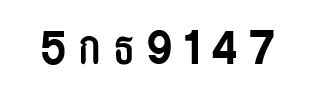
#> input picture OpenCV_3_KNN_Character_Recognition_Python-master/testplate.JPG, 311 x 96 px
$ python TrainAndTest.py   (older library calls are emulated)
#> lines starting #> are read from the running program, lines starting #| are printed output that depends on the picture; after the words box and inside, x2 and y2 are one past the last pixel; in counts of white or black regions, pixels touching at a corner belong together
# TrainAndTest.py
import cv2
import numpy as np
import operator
import os

# module level variables ##########################################################################
MIN_CONTOUR_AREA = 100

RESIZED_IMAGE_WIDTH = 20
RESIZED_IMAGE_HEIGHT = 30

###################################################################################################
class ContourWithData():

    # member variables ############################################################################
    npaContour = None           # contour
    boundingRect = None         # bounding rect for contour
    intRectX = 0                # bounding rect top left corner x location
    intRectY = 0                # bounding rect top left corner y location
    intRectWidth = 0            # bounding rect width
    intRectHeight = 0           # bounding rect height
    fltArea = 0.0               # area of contour

    def calculateRectTopLeftPointAndWidthAndHeight(self):               # calculate bounding rect info
        [intX, intY, intWidth, intHeight] = self.boundingRect
        self.intRectX = intX
        self.intRectY = intY
        self.intRectWidth = intWidth
        self.intRectHeight = intHeight

    def checkIfContourIsValid(self):                            # this is oversimplified, for a production grade program
        if self.fltArea < MIN_CONTOUR_AREA: return False        # much better validity checking would be necessary
        return True

###################################################################################################
def main():
    allContoursWithData = []                # declare empty lists,
    validContoursWithData = []              # we will fill these shortly

    try:
        npaClassifications = np.loadtxt("./classifications.txt", np.float32)                  # read in training classifications
    except:
        print ("error, unable to open classifications.txt, exiting program\n")
        os.system("pause")
        return
    # end try

    try:
        npaFlattenedImages = np.loadtxt("./flattened_images.txt", np.float32)                 # read in training images
    except:
        print ("error, unable to open flattened_images.txt, exiting program\n")
        os.system("pause")
        return
    # end try

    npaClassifications = npaClassifications.reshape((npaClassifications.size, 1))       # reshape numpy array to 1d, necessary to pass to call to train

    kNearest = cv2.ml.KNearest_create()                   # instantiate KNN object

    kNearest.train(npaFlattenedImages, cv2.ml.ROW_SAMPLE, npaClassifications)

    imgTestingNumbers = cv2.imread("./testplate.JPG")          # read in testing numbers image
#> imgTestingNumbers is the input picture: shape (96, 311, 3); min 0, max 255, mean 233.1


    if imgTestingNumbers is None:                           # if image was not read successfully
        print ("error: image not read from file \n\n")        # print error message to std out
        os.system("pause")                                  # pause so user can see error message
        return                                              # and exit function (which exits program)
    # end if

    imgGray = cv2.cvtColor(imgTestingNumbers, cv2.COLOR_BGR2GRAY)       # get grayscale image
    imgBlurred = cv2.GaussianBlur(imgGray, (5,5), 0)                    # blur
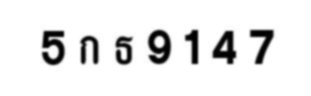
#> imgBlurred: shape (96, 311); min 0, max 255, mean 233.1

                                                        # filter image from grayscale to black and white
    imgThresh = cv2.adaptiveThreshold(imgBlurred,                           # input image
                                      255,                                  # make pixels that pass the threshold full white
                                      cv2.ADAPTIVE_THRESH_GAUSSIAN_C,       # use gaussian rather than mean, seems to give better results
                                      cv2.THRESH_BINARY_INV,                # invert so foreground will be white, background will be black
                                      11,                                   # size of a pixel neighborhood used to calculate threshold value
                                      2)                                    # constant subtracted from the mean or weighted mean
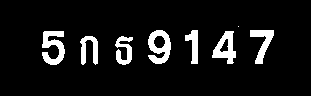
#> imgThresh: shape (96, 311); 8.5% white; 8 white regions (1 under 20 px)

    imgThreshCopy = imgThresh.copy()        # make a copy of the thresh image, this in necessary b/c findContours modifies the image

    imgContours, npaContours, npaHierarchy = cv2.findContours(imgThreshCopy,             # input image, make sure to use a copy since the function will modify this image in the course of finding contours
                                                 cv2.RETR_EXTERNAL,         # retrieve the outermost contours only
                                                 cv2.CHAIN_APPROX_SIMPLE)   # compress horizontal, vertical, and diagonal segments and leave only their end points
#> npaContours = 8 contours, 1 with area under 20; largest, box (x1, y1, x2, y2) and area: (148, 30, 171, 64) 522, (212, 31, 236, 64) 424, (42, 31, 65, 65) 386, (250, 30, 274, 64) 300, (80, 36, 98, 65) 230, (115, 36, 133, 65) 224, (185, 30, 198, 64) 207; npaHierarchy = [[1, -1, -1, -1], [2, 0, -1, -1], [3, 1, -1, -1], [4, 2, -1, -1], [5, 3, -1, -1], [6, 4, -1, -1], [7, 5, -1, -1], [-1, 6, -1, -1]]

    for npaContour in npaContours:                             # for each contour
        contourWithData = ContourWithData()                                             # instantiate a contour with data object
        contourWithData.npaContour = npaContour                                         # assign contour to contour with data
        contourWithData.boundingRect = cv2.boundingRect(contourWithData.npaContour)     # get the bounding rect
        contourWithData.calculateRectTopLeftPointAndWidthAndHeight()                    # get bounding rect info
        contourWithData.fltArea = cv2.contourArea(contourWithData.npaContour)           # calculate the contour area
        allContoursWithData.append(contourWithData)                                     # add contour with data object to list of all contours with data
#> this loop made 8 passes
#> (intX in calculateRectTopLeftPointAndWidthAndHeight, intY in calculateRectTopLeftPointAndWidthAndHeight, intWidth in calculateRectTopLeftPointAndWidthAndHeight, intHeight in calculateRectTopLeftPointAndWidthAndHeight) on passes 1 to 7: (115, 36, 18, 29), (80, 36, 18, 29), (212, 31, 24, 33), (42, 31, 23, 34), (250, 30, 24, 34), (185, 30, 13, 34), (148, 30, 23, 34)
#> after the loop, allContoursWithData = 8 items
    # end for

    for contourWithData in allContoursWithData:                 # for all contours
        if contourWithData.checkIfContourIsValid():             # check if valid
            validContoursWithData.append(contourWithData)       # if so, append to valid contour list
#> this loop made 8 passes
#> after the loop, validContoursWithData = 7 items
        # end if
    # end for

    validContoursWithData.sort(key = operator.attrgetter("intRectX"))         # sort contours from left to right

    strFinalString = ""         # declare final string, this will have the final number sequence by the end of the program

    for contourWithData in validContoursWithData:            # for each contour
                                                # draw a green rect around the current char
        cv2.rectangle(imgTestingNumbers,                                        # draw rectangle on original testing image
                      (contourWithData.intRectX, contourWithData.intRectY),     # upper left corner
                      (contourWithData.intRectX + contourWithData.intRectWidth, contourWithData.intRectY + contourWithData.intRectHeight),      # lower right corner
                      (0, 255, 0),              # green
                      2)                        # thickness

        imgROI = imgThresh[contourWithData.intRectY : contourWithData.intRectY + contourWithData.intRectHeight,     # crop char out of threshold image
                           contourWithData.intRectX : contourWithData.intRectX + contourWithData.intRectWidth]

        imgROIResized = cv2.resize(imgROI, (RESIZED_IMAGE_WIDTH, RESIZED_IMAGE_HEIGHT))             # resize image, this will be more consistent for recognition and storage

        npaROIResized = imgROIResized.reshape((1, RESIZED_IMAGE_WIDTH * RESIZED_IMAGE_HEIGHT))      # flatten image into 1d numpy array

        npaROIResized = np.float32(npaROIResized)       # convert from 1d numpy array of ints to 1d numpy array of floats

        retval, npaResults, neigh_resp, dists = kNearest.findNearest(npaROIResized, k = 1)     # call KNN function find_nearest

        strCurrentChar = str(chr(int(npaResults[0][0])))                                             # get character from results

        strFinalString = strFinalString + strCurrentChar            # append current char to full string
#> this loop made 7 passes
#> (retval, npaResults, neigh_resp, dists, strCurrentChar, strFinalString) on passes 1 to 7: (53, [53], [53], [2598080], '5', '5'), (3585, [3585], [3585], [1185213], 'ก', '5ก'), (3608, [3608], [3608], [1105520], 'ธ', '5กธ'), (57, [57], [57], [1443917], '9', '5กธ9'), (49, [49], [49], [1407920], '1', '5กธ91'), (52, [52], [52], [836554], '4', '5กธ914'), (55, [55], [55], [399346], '7', '5กธ9147')
#> pass 1, in main, `imgROIResized = cv2.resize(imgROI, (RESIZED_IMAGE_WIDTH, RESIZED_IMAGE..`:
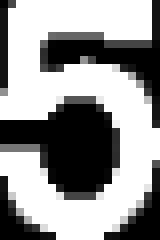
#> imgROIResized: shape (30, 20) (shown 8 times larger); min 0, max 255, mean 150.6
#> pass 2, in main, `imgROIResized = cv2.resize(imgROI, (RESIZED_IMAGE_WIDTH, RESIZED_IMAGE..`:
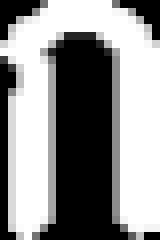
#> imgROIResized: shape (30, 20) (shown 8 times larger); min 0, max 255, mean 141.4
#> pass 3, in main, `imgROIResized = cv2.resize(imgROI, (RESIZED_IMAGE_WIDTH, RESIZED_IMAGE..`:
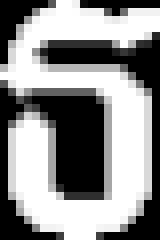
#> imgROIResized: shape (30, 20) (shown 8 times larger); min 0, max 255, mean 140.3
#> after the loop:
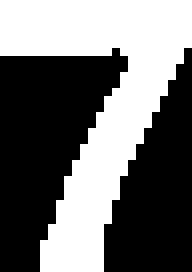
#> imgROI: shape (34, 24) (shown 8 times larger); 43.8% white; 1 white region, box (x1, y1, x2, y2) and area: (0, 0, 24, 34) 357
#> after the loop:
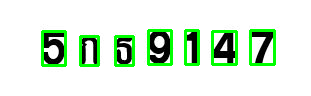
#> imgTestingNumbers: shape (96, 311, 3); 7.34% of pixels changed, all inside (x1, y1, x2, y2) = (41, 29, 276, 67)
    # end for

    print ("\n" + strFinalString + "\n")                  # show the full string
#| 5กธ9147

    cv2.imshow("imgTestingNumbers", imgTestingNumbers)      # show input image with green boxes drawn around found digits
    cv2.waitKey(0)                                          # wait for user key press

    cv2.destroyAllWindows()             # remove windows from memory

    return

###################################################################################################
if __name__ == "__main__":
    main()
# end if


# %%

$ run again, with OpenCV_3_KNN_Character_Recognition_Python-master/Train_data_thai.JPG copied over OpenCV_3_KNN_Character_Recognition_Python-master/testplate.JPG
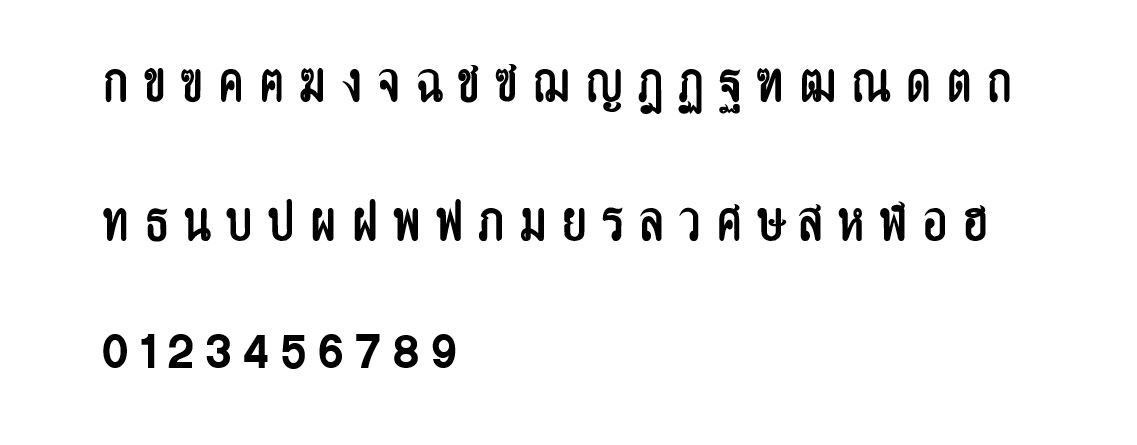
#> input picture OpenCV_3_KNN_Character_Recognition_Python-master/Train_data_thai.JPG, 1137 x 445 px
#> in main, imgTestingNumbers is the input picture: shape (445, 1137, 3); min 0, max 255, mean 242.7
#> in main, `imgThresh = cv2.adaptiveThreshold(imgBlurred,`:
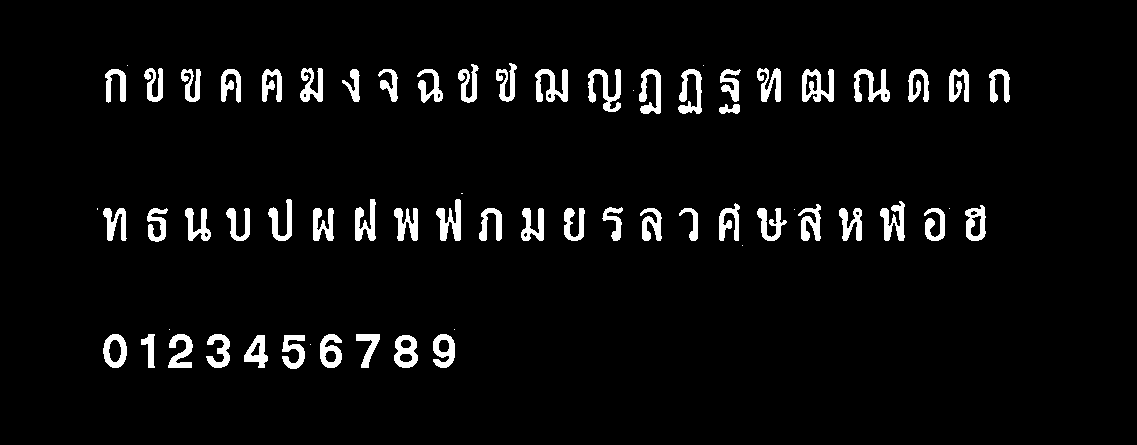
#> imgThresh: shape (445, 1137); 4.7% white; 66 white regions (11 under 20 px)
#> npaContours = 66 contours, 11 with area under 20; largest, box (x1, y1, x2, y2) and area: (802, 69, 834, 102) 663, (103, 334, 127, 368) 610, (394, 335, 418, 368) 599, (965, 205, 986, 241) 552, (588, 69, 621, 112) 532; npaHierarchy = 66 rows, first 6: [1, -1, -1, -1], [2, 0, -1, -1], [3, 1, -1, -1], [4, 2, -1, -1], [5, 3, -1, -1], [6, 4, -1, -1]
#> the loop in main, `for npaContour in npaContours:` made 66 passes
#> (intX in calculateRectTopLeftPointAndWidthAndHeight, intY in calculateRectTopLeftPointAndWidthAndHeight, intWidth in calculateRectTopLeftPointAndWidthAndHeight, intHeight in calculateRectTopLeftPointAndWidthAndHeight) on passes 2 to 9: (394, 335, 24, 33), (282, 335, 23, 34), (244, 335, 24, 33), (433, 334, 22, 34), (356, 334, 24, 34), (320, 334, 22, 34), (206, 334, 24, 34), (168, 334, 25, 34)
#> after the loop in main, `for npaContour in npaContours:`: allContoursWithData = 66 items
#> the loop in main, `for contourWithData in allContoursWithData:` made 66 passes
#> after the loop in main, `for contourWithData in allContoursWithData:`: validContoursWithData = 55 items
#> the loop in main, `for contourWithData in validContoursWithData:` made 55 passes
#> (retval, npaResults, neigh_resp, dists, strCurrentChar, strFinalString) on passes 1 to 8: (48, [48], [48], [1318196], '0', '0'), (3607, [3607], [3607], [1687180], 'ท', '0ท'), (3585, [3585], [3585], [1668244], 'ก', '0ทก'), (49, [49], [49], [1992121], '1', '0ทก1'), (3586, [3586], [3586], [1581786], 'ข', '0ทก1ข'), (3608, [3608], [3608], [1574097], 'ธ', '0ทก1ขธ'), (50, [50], [50], [887281], '2', '0ทก1ขธ2'), (3587, [3587], [3587], [2867844], 'ฃ', '0ทก1ขธ2ฃ')
#> after the loop in main, `for contourWithData in validContoursWithData:`:
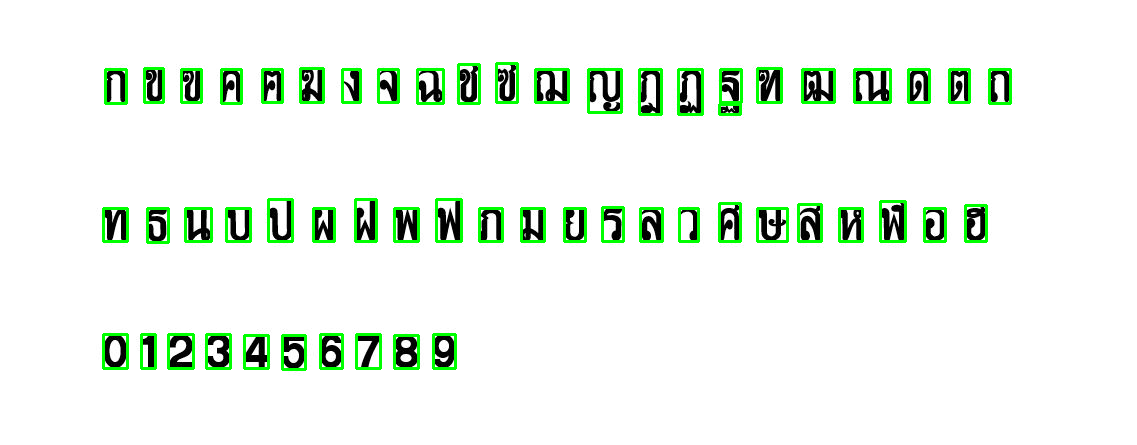
#> imgTestingNumbers: shape (445, 1137, 3); 3.71% of pixels changed, all inside (x1, y1, x2, y2) = (102, 62, 1012, 371)
#| 0ทก1ขธ2ฃน3คบ4คป5ฆผ6งฝ7จ8พฉ9ฟชภซมฌยญรฎลฏวศฝฐษฑสฒหณฬคอตฮถ

$ run again, with OpenCV_3_KNN_Character_Recognition_Python-master/number.JPG copied over OpenCV_3_KNN_Character_Recognition_Python-master/testplate.JPG
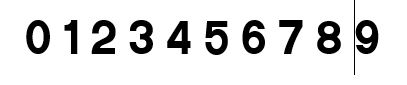
#> input picture OpenCV_3_KNN_Character_Recognition_Python-master/number.JPG, 407 x 85 px
#> in main, imgTestingNumbers is the input picture: shape (85, 407, 3); min 0, max 255, mean 222.4
#> in main, `imgThresh = cv2.adaptiveThreshold(imgBlurred,`:
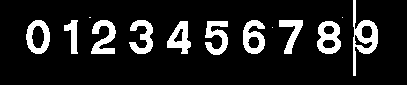
#> imgThresh: shape (85, 407); 12.9% white; 13 white regions (3 under 20 px)
#> npaContours = 13 contours, 3 with area under 20; largest, box (x1, y1, x2, y2) and area: (353, 0, 378, 76) 744, (26, 20, 50, 54) 610, (317, 21, 341, 54) 600, (243, 20, 265, 54) 505, (167, 21, 191, 54) 436; npaHierarchy = 13 rows, first 6: [1, -1, -1, -1], [2, 0, -1, -1], [3, 1, -1, -1], [4, 2, -1, -1], [5, 3, -1, -1], [6, 4, -1, -1]
#> the loop in main, `for npaContour in npaContours:` made 13 passes
#> (intX in calculateRectTopLeftPointAndWidthAndHeight, intY in calculateRectTopLeftPointAndWidthAndHeight, intWidth in calculateRectTopLeftPointAndWidthAndHeight, intHeight in calculateRectTopLeftPointAndWidthAndHeight) on passes 2 to 9: (317, 21, 24, 33), (205, 21, 23, 34), (167, 21, 24, 33), (279, 20, 24, 34), (243, 20, 22, 34), (129, 20, 24, 34), (91, 20, 25, 34), (64, 20, 14, 34)
#> after the loop in main, `for npaContour in npaContours:`: allContoursWithData = 13 items
#> the loop in main, `for contourWithData in allContoursWithData:` made 13 passes
#> after the loop in main, `for contourWithData in allContoursWithData:`: validContoursWithData = 10 items
#> the loop in main, `for contourWithData in validContoursWithData:` made 10 passes
#> (retval, npaResults, neigh_resp, dists, strCurrentChar, strFinalString) on passes 1 to 8: (48, [48], [48], [1301478], '0', '0'), (49, [49], [49], [1992121], '1', '01'), (50, [50], [50], [871295], '2', '012'), (51, [51], [51], [1421104], '3', '0123'), (52, [52], [52], [995809], '4', '01234'), (53, [53], [53], [2563075], '5', '012345'), (54, [54], [54], [1085620], '6', '0123456'), (55, [55], [55], [421734], '7', '01234567')
#> after the loop in main, `for contourWithData in validContoursWithData:`:
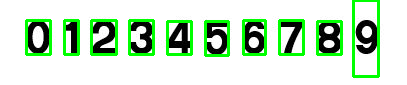
#> imgTestingNumbers: shape (85, 407, 3); 10.37% of pixels changed, all inside (x1, y1, x2, y2) = (25, 0, 380, 78)
#| 0123456784
